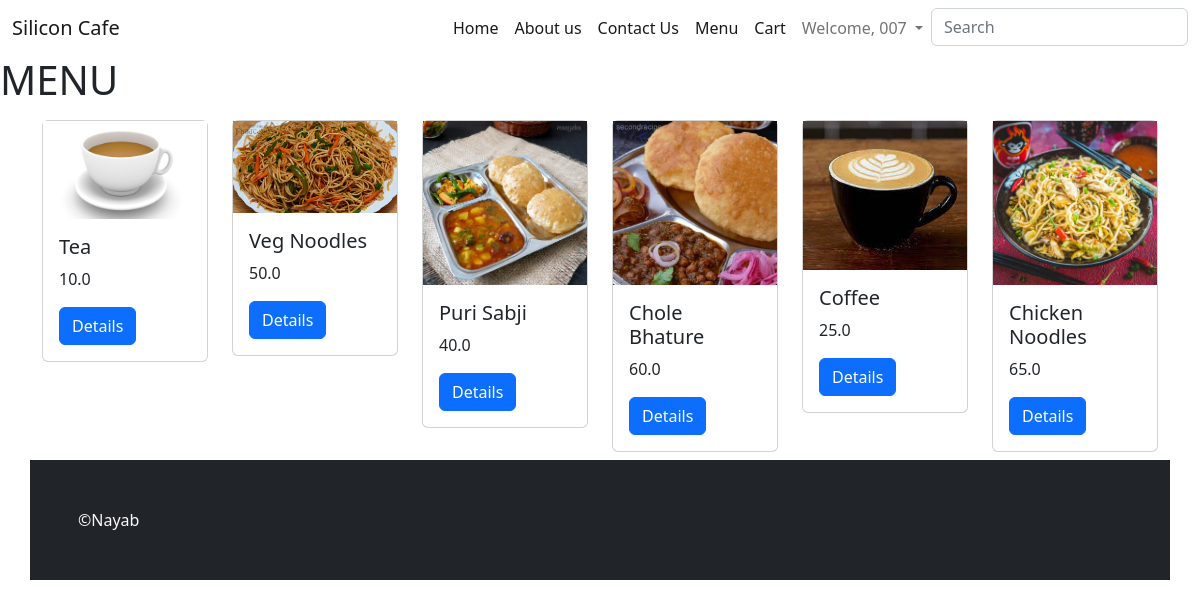
/food/menu/ (signed in), run on the app's committed database.
### food/models.py (models this page shows, shortened)
class food(models.Model):
    category = models.ForeignKey(Cuisine, on_delete=models.DO_NOTHING)
    name = models.CharField(max_length=100)
    description = models.TextField()
    secondary_description = models.TextField(blank=True)  #can take blank value if value not given
    price = models.FloatField()
    is_available = models.BooleanField(default=True)   #default value
    image = models.ImageField(upload_to='food_images/')

### food/views.py (the view)
# urls.py: path('menu/', views.menu, name = "menu"),
def menu(request):
    foods = food.objects.all()
    context = {
       'food' : foods
    }
    return render(request,'food/menu.html',context)

### templates/food/menu.html (shortened to what this page needs)
{% extends 'base.html' %}
{% block content %}
        <h1>MENU</h1>
         <div class = "container">
            <div class = "row">
                {% for food in food  %}
                     <div class = "col-md-2 col-6">
                        <div class = "card my-2">
                            <img src="{{food.image.url}}"alt="" class = "card-top-img" height : "120px">
                            <div class="card-body">
                                <h5 class="h5">{{food.name}}</h5>
                                <p class = "card-text">{{food.price}}</p>
                                <a href = "{% url 'details' food.id %}" class="btn btn-primary">Details</a>
                            </div>
                        </div>
                    </div>
                {% endfor %}
{% endblock content %}

### templates/base.html (shortened to what this page needs)
{% load static %}
<!DOCTYPE html>
<html lang="en">
<head>
    <link rel="stylesheet" href="{% static 'bs/bootstrap.min.css' %}">
    <link rel="stylesheet" href="{% static 'css/style.css' %}">
</head>
<body>
      <nav class="navbar navbar-expand-lg">
        <div class="container-fluid">
          <a class="navbar-brand" href="#">Silicon Cafe</a>
          <div class="collapse navbar-collapse" id="navbarSupportedContent">
            <ul class="navbar-nav ms-auto mb-2 mb-lg-0">
              <li class="nav-item">
                <a class="nav-link active" aria-current="page" href="{% url 'home'%}">Home</a>
              </li>
              <li class="nav-item">
                <a class="nav-link active" aria-current="page" href="{% url 'about us'%}">About us</a>
              </li>
              <li class="nav-item">
                <a class="nav-link active" aria-current="page" href="{% url 'contact us'%}">Contact Us</a>
              </li>
              <li class="nav-item">
                <a class="nav-link active" aria-current="page" href="{% url 'menu' %}">Menu</a>
              </li>
              {% if user.is_authenticated %}
              <li class="nav-item">
                <a class="nav-link active" aria-current="page" href="{% url 'cart' %}">Cart</a>
              </li>
              <li class="nav-item dropdown">
                <a class="nav-link dropdown-toggle" href="#" id="navbarDropdown" role="button" data-bs-toggle="dropdown" aria-expanded="false">
                  Welcome, {{user.username}}
                </a>
              </li>
              {% endif %}
              <form class="form-inline my-2 my-lg-0">
                <input class="form-control mr-sm-2" type="search" placeholder="Search" aria-label="Search" name="search">
                </form>
            </ul>
          </div>
        </div>
      </nav>
      {% block content %}
      {% endblock content %}
      <footer class="bg-dark p-5 text-left text-light">
        &copy;Nayab
      </footer>
</body>
</html>

### data on the page
food: image (picture), name "Tea", price "10.0"
food: image (picture), name "Veg Noodles", price "50.0"
food: image (picture), name "Puri Sabji", price "40.0"
food: image (picture), name "Chole Bhature", price "60.0"
food: image (picture), name "Coffee", price "25.0"
food: image (picture), name "Chicken Noodles", price "65.0"

### other printed values
{{ user.username }} "007"
